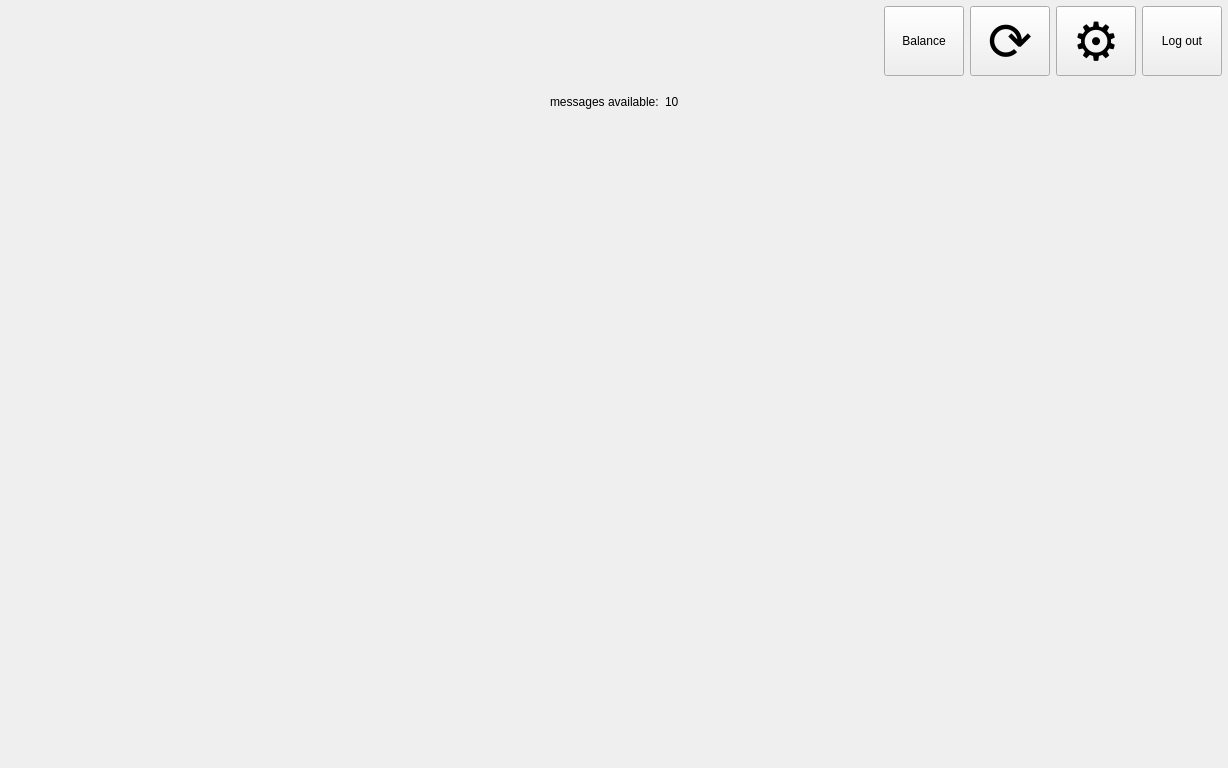
<?xml version="1.0" encoding="UTF-8"?>
<ui version="4.0">
 <class>vedaEMailClient</class>
 <widget class="QWidget" name="vedaEMailClient">
  <property name="geometry">
   <rect>
    <x>0</x>
    <y>0</y>
    <width>1228</width>
    <height>768</height>
   </rect>
  </property>
  <property name="minimumSize">
   <size>
    <width>1024</width>
    <height>768</height>
   </size>
  </property>
  <property name="windowTitle">
   <string>vedaEMailClient</string>
  </property>
  <layout class="QGridLayout" name="gridLayout">
   <property name="leftMargin">
    <number>6</number>
   </property>
   <property name="topMargin">
    <number>6</number>
   </property>
   <property name="rightMargin">
    <number>6</number>
   </property>
   <property name="bottomMargin">
    <number>6</number>
   </property>
   <property name="spacing">
    <number>0</number>
   </property>
   <item row="0" column="0">
    <widget class="QWidget" name="widget" native="true">
     <layout class="QGridLayout" name="gridLayout_2">
      <property name="leftMargin">
       <number>0</number>
      </property>
      <property name="topMargin">
       <number>0</number>
      </property>
      <property name="rightMargin">
       <number>0</number>
      </property>
      <property name="bottomMargin">
       <number>0</number>
      </property>
      <property name="spacing">
       <number>0</number>
      </property>
      <item row="0" column="0">
       <layout class="QVBoxLayout" name="verticalLayout" stretch="0,0,100">
        <item>
         <layout class="QHBoxLayout" name="horizontalLayout">
          <item>
           <widget class="QLabel" name="vedaLogo_label">
            <property name="minimumSize">
             <size>
              <width>70</width>
              <height>70</height>
             </size>
            </property>
            <property name="text">
             <string/>
            </property>
           </widget>
          </item>
          <item>
           <widget class="QLabel" name="description_label">
            <property name="sizePolicy">
             <sizepolicy hsizetype="Expanding" vsizetype="Preferred">
              <horstretch>0</horstretch>
              <verstretch>0</verstretch>
             </sizepolicy>
            </property>
            <property name="text">
             <string/>
            </property>
            <property name="alignment">
             <set>Qt::AlignCenter</set>
            </property>
           </widget>
          </item>
          <item>
           <widget class="QLabel" name="description_spacer_label">
            <property name="sizePolicy">
             <sizepolicy hsizetype="Expanding" vsizetype="Preferred">
              <horstretch>0</horstretch>
              <verstretch>0</verstretch>
             </sizepolicy>
            </property>
            <property name="text">
             <string/>
            </property>
           </widget>
          </item>
          <item>
           <widget class="QPushButton" name="balance_Button">
            <property name="minimumSize">
             <size>
              <width>70</width>
              <height>70</height>
             </size>
            </property>
            <property name="text">
             <string>Balance</string>
            </property>
           </widget>
          </item>
          <item>
           <widget class="QPushButton" name="refresh_Button">
            <property name="minimumSize">
             <size>
              <width>70</width>
              <height>70</height>
             </size>
            </property>
            <property name="font">
             <font>
              <pointsize>40</pointsize>
             </font>
            </property>
            <property name="text">
             <string>⟳</string>
            </property>
           </widget>
          </item>
          <item>
           <widget class="QPushButton" name="settings_Button">
            <property name="minimumSize">
             <size>
              <width>70</width>
              <height>70</height>
             </size>
            </property>
            <property name="font">
             <font>
              <pointsize>40</pointsize>
             </font>
            </property>
            <property name="text">
             <string>⚙</string>
            </property>
            <property name="checkable">
             <bool>false</bool>
            </property>
           </widget>
          </item>
          <item>
           <widget class="QPushButton" name="logOut_Button">
            <property name="minimumSize">
             <size>
              <width>70</width>
              <height>70</height>
             </size>
            </property>
            <property name="text">
             <string>Log out</string>
            </property>
           </widget>
          </item>
         </layout>
        </item>
        <item>
         <layout class="QHBoxLayout" name="horizontalLayout_2">
          <item>
           <spacer name="horizontalSpacer_2">
            <property name="orientation">
             <enum>Qt::Horizontal</enum>
            </property>
            <property name="sizeHint" stdset="0">
             <size>
              <width>40</width>
              <height>20</height>
             </size>
            </property>
           </spacer>
          </item>
          <item>
           <widget class="QLabel" name="messages_available_word_label">
            <property name="minimumSize">
             <size>
              <width>0</width>
              <height>40</height>
             </size>
            </property>
            <property name="text">
             <string>messages available:</string>
            </property>
           </widget>
          </item>
          <item>
           <widget class="QLabel" name="message_available_count_label">
            <property name="minimumSize">
             <size>
              <width>0</width>
              <height>40</height>
             </size>
            </property>
            <property name="text">
             <string>10</string>
            </property>
           </widget>
          </item>
          <item>
           <spacer name="horizontalSpacer_3">
            <property name="orientation">
             <enum>Qt::Horizontal</enum>
            </property>
            <property name="sizeHint" stdset="0">
             <size>
              <width>40</width>
              <height>20</height>
             </size>
            </property>
           </spacer>
          </item>
         </layout>
        </item>
        <item>
         <widget class="QWidget" name="content_widget" native="true">
          <property name="minimumSize">
           <size>
            <width>800</width>
            <height>600</height>
           </size>
          </property>
          <layout class="QGridLayout" name="content_layout">
           <property name="leftMargin">
            <number>0</number>
           </property>
           <property name="topMargin">
            <number>0</number>
           </property>
           <property name="rightMargin">
            <number>0</number>
           </property>
           <property name="bottomMargin">
            <number>0</number>
           </property>
           <property name="spacing">
            <number>0</number>
           </property>
          </layout>
         </widget>
        </item>
       </layout>
      </item>
     </layout>
    </widget>
   </item>
  </layout>
 </widget>
 <layoutdefault spacing="6" margin="11"/>
 <resources/>
 <connections/>
</ui>
